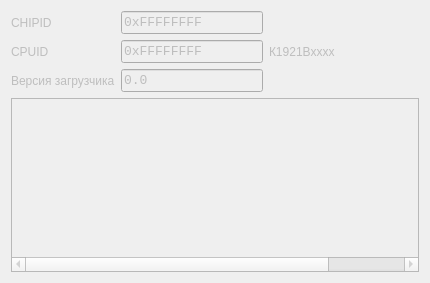
      <widget class="QWidget" name="tab_info">
       <property name="enabled">
        <bool>false</bool>
       </property>
       <property name="sizePolicy">
        <sizepolicy hsizetype="Preferred" vsizetype="Fixed">
         <horstretch>0</horstretch>
         <verstretch>0</verstretch>
        </sizepolicy>
       </property>
       <property name="maximumSize">
        <size>
         <width>16777215</width>
         <height>480</height>
        </size>
       </property>
       <attribute name="title">
        <string notr="true">Информация</string>
       </attribute>
       <layout class="QVBoxLayout" name="verticalLayout_5">
        <item>
         <layout class="QHBoxLayout" name="tinfo_hbox_info">
          <item>
           <layout class="QFormLayout" name="tinfo_hbox_info_values">
            <item row="0" column="0">
             <widget class="QLabel" name="tinfo_lab_chipid">
              <property name="maximumSize">
               <size>
                <width>16777215</width>
                <height>40</height>
               </size>
              </property>
              <property name="text">
               <string notr="true">CHIPID</string>
              </property>
             </widget>
            </item>
            <item row="0" column="1">
             <widget class="QLineEdit" name="tinfo_ledit_chipid">
              <property name="minimumSize">
               <size>
                <width>100</width>
                <height>0</height>
               </size>
              </property>
              <property name="maximumSize">
               <size>
                <width>170</width>
                <height>40</height>
               </size>
              </property>
              <property name="font">
               <font>
                <family>Consolas</family>
                <pointsize>10</pointsize>
               </font>
              </property>
              <property name="text">
               <string notr="true">0xFFFFFFFF</string>
              </property>
              <property name="readOnly">
               <bool>true</bool>
              </property>
             </widget>
            </item>
            <item row="1" column="0">
             <widget class="QLabel" name="tinfo_lab_cpuid">
              <property name="maximumSize">
               <size>
                <width>16777215</width>
                <height>40</height>
               </size>
              </property>
              <property name="text">
               <string notr="true">CPUID</string>
              </property>
             </widget>
            </item>
            <item row="1" column="1">
             <widget class="QLineEdit" name="tinfo_ledit_cpuid">
              <property name="minimumSize">
               <size>
                <width>100</width>
                <height>0</height>
               </size>
              </property>
              <property name="maximumSize">
               <size>
                <width>170</width>
                <height>40</height>
               </size>
              </property>
              <property name="font">
               <font>
                <family>Consolas</family>
                <pointsize>10</pointsize>
               </font>
              </property>
              <property name="text">
               <string notr="true">0xFFFFFFFF</string>
              </property>
              <property name="readOnly">
               <bool>true</bool>
              </property>
             </widget>
            </item>
            <item row="2" column="0">
             <widget class="QLabel" name="tinfo_lab_bootver">
              <property name="maximumSize">
               <size>
                <width>16777215</width>
                <height>40</height>
               </size>
              </property>
              <property name="text">
               <string notr="true">Версия загрузчика</string>
              </property>
             </widget>
            </item>
            <item row="2" column="1">
             <widget class="QLineEdit" name="tinfo_ledit_bootver">
              <property name="minimumSize">
               <size>
                <width>130</width>
                <height>0</height>
               </size>
              </property>
              <property name="maximumSize">
               <size>
                <width>170</width>
                <height>40</height>
               </size>
              </property>
              <property name="font">
               <font>
                <family>Consolas</family>
                <pointsize>10</pointsize>
               </font>
              </property>
              <property name="text">
               <string notr="true">0.0</string>
              </property>
              <property name="readOnly">
               <bool>true</bool>
              </property>
             </widget>
            </item>
           </layout>
          </item>
          <item>
           <widget class="QLabel" name="tinfo_lab_mcu">
            <property name="minimumSize">
             <size>
              <width>150</width>
              <height>0</height>
             </size>
            </property>
            <property name="maximumSize">
             <size>
              <width>16777215</width>
              <height>83</height>
             </size>
            </property>
            <property name="sizeIncrement">
             <size>
              <width>0</width>
              <height>0</height>
             </size>
            </property>
            <property name="text">
             <string notr="true">К1921Вxххх</string>
            </property>
           </widget>
          </item>
         </layout>
        </item>
        <item>
         <widget class="QTableWidget" name="tinfo_tbl_flash">
          <property name="sizePolicy">
           <sizepolicy hsizetype="Preferred" vsizetype="Preferred">
            <horstretch>0</horstretch>
            <verstretch>0</verstretch>
           </sizepolicy>
          </property>
          <property name="maximumSize">
           <size>
            <width>10000</width>
            <height>174</height>
           </size>
          </property>
          <property name="editTriggers">
           <set>QAbstractItemView::NoEditTriggers</set>
          </property>
          <property name="showGrid">
           <bool>true</bool>
          </property>
          <property name="cornerButtonEnabled">
           <bool>false</bool>
          </property>
          <attribute name="horizontalHeaderVisible">
           <bool>false</bool>
          </attribute>
          <attribute name="horizontalHeaderCascadingSectionResizes">
           <bool>false</bool>
          </attribute>
          <attribute name="horizontalHeaderDefaultSectionSize">
           <number>84</number>
          </attribute>
          <attribute name="horizontalHeaderStretchLastSection">
           <bool>false</bool>
          </attribute>
          <attribute name="verticalHeaderVisible">
           <bool>false</bool>
          </attribute>
          <attribute name="verticalHeaderStretchLastSection">
           <bool>false</bool>
          </attribute>
          <column>
           <property name="text">
            <string notr="true">Номер</string>
           </property>
          </column>
          <column>
           <property name="text">
            <string notr="true">Адрес</string>
           </property>
          </column>
          <column>
           <property name="text">
            <string notr="true">Размер</string>
           </property>
          </column>
          <column>
           <property name="text">
            <string notr="true">Ч</string>
           </property>
          </column>
          <column>
           <property name="text">
            <string notr="true">З</string>
           </property>
          </column>
         </widget>
        </item>
       </layout>
      </widget>
